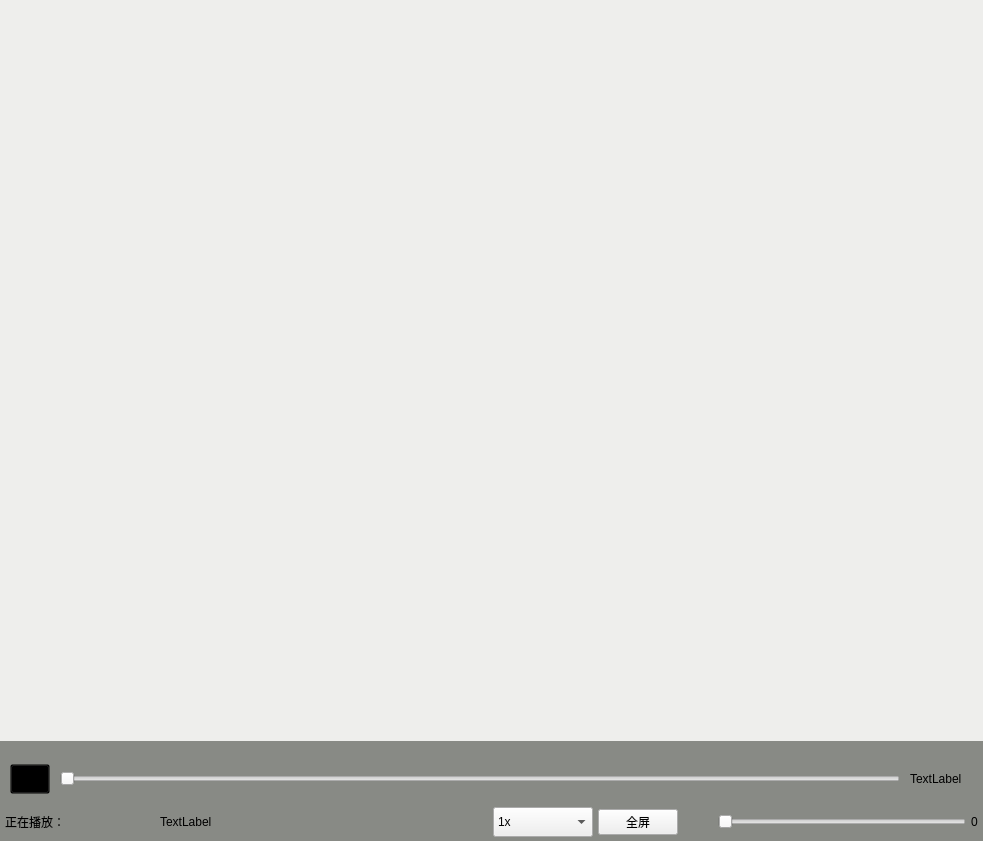
<?xml version="1.0" encoding="UTF-8"?>
<ui version="4.0">
 <class>VideoPlay</class>
 <widget class="QWidget" name="VideoPlay">
  <property name="geometry">
   <rect>
    <x>0</x>
    <y>0</y>
    <width>983</width>
    <height>841</height>
   </rect>
  </property>
  <property name="windowTitle">
   <string>Form</string>
  </property>
  <property name="styleSheet">
   <string notr="true">#VideoPlay{
background-color:rgb(238, 238, 236);
border-radius:5px;
}</string>
  </property>
  <layout class="QVBoxLayout" name="verticalLayout_2">
   <property name="spacing">
    <number>0</number>
   </property>
   <property name="leftMargin">
    <number>0</number>
   </property>
   <property name="topMargin">
    <number>0</number>
   </property>
   <property name="rightMargin">
    <number>0</number>
   </property>
   <property name="bottomMargin">
    <number>0</number>
   </property>
   <item>
    <widget class="QWidget" name="headWidget" native="true">
     <property name="minimumSize">
      <size>
       <width>0</width>
       <height>45</height>
      </size>
     </property>
     <property name="maximumSize">
      <size>
       <width>16777215</width>
       <height>45</height>
      </size>
     </property>
     <layout class="QHBoxLayout" name="horizontalLayout_3">
      <item>
       <spacer name="horizontalSpacer">
        <property name="orientation">
         <enum>Qt::Horizontal</enum>
        </property>
        <property name="sizeHint" stdset="0">
         <size>
          <width>593</width>
          <height>20</height>
         </size>
        </property>
       </spacer>
      </item>
      <item>
       <widget class="QWidget" name="CMWidget" native="true">
        <layout class="QHBoxLayout" name="horizontalLayout_4">
         <item>
          <widget class="QPushButton" name="chMaxBut">
           <property name="minimumSize">
            <size>
             <width>15</width>
             <height>15</height>
            </size>
           </property>
           <property name="maximumSize">
            <size>
             <width>15</width>
             <height>15</height>
            </size>
           </property>
           <property name="styleSheet">
            <string notr="true">#chMaxBut{
background-color:transparent;
border:none;
}
#chMaxBut:pressed{
background-color:rgb(238, 238, 236);
border:none;
}
#chMaxBut:hover{
background-color:rgb(114, 159, 207);
border:none;
}</string>
           </property>
           <property name="text">
            <string/>
           </property>
           <property name="icon">
            <iconset resource="qic.qrc">
             <normaloff>:/qic/svg/ch_max.svg</normaloff>:/qic/svg/ch_max.svg</iconset>
           </property>
           <property name="iconSize">
            <size>
             <width>25</width>
             <height>25</height>
            </size>
           </property>
          </widget>
         </item>
         <item>
          <widget class="QPushButton" name="miniBut">
           <property name="minimumSize">
            <size>
             <width>15</width>
             <height>15</height>
            </size>
           </property>
           <property name="maximumSize">
            <size>
             <width>15</width>
             <height>15</height>
            </size>
           </property>
           <property name="styleSheet">
            <string notr="true">#miniBut{
background-color:transparent;
border:none;
}
#miniBut:pressed{
background-color:rgb(238, 238, 236);
border:none;
}
#miniBut:hover{
background-color:rgb(239, 41, 41);
border:none;
}</string>
           </property>
           <property name="text">
            <string/>
           </property>
           <property name="icon">
            <iconset resource="qic.qrc">
             <normaloff>:/qic/svg/mini.svg</normaloff>:/qic/svg/mini.svg</iconset>
           </property>
           <property name="iconSize">
            <size>
             <width>25</width>
             <height>25</height>
            </size>
           </property>
          </widget>
         </item>
         <item>
          <widget class="QPushButton" name="closeBut">
           <property name="minimumSize">
            <size>
             <width>15</width>
             <height>15</height>
            </size>
           </property>
           <property name="maximumSize">
            <size>
             <width>15</width>
             <height>15</height>
            </size>
           </property>
           <property name="styleSheet">
            <string notr="true">#closeBut{
background-color:transparent;
border:none;
}
#closeBut:pressed{
background-color:rgb(238, 238, 236);
border:none;
}
#closeBut:hover{
background-color:rgb(239, 41, 41);
border:none;
}</string>
           </property>
           <property name="text">
            <string/>
           </property>
           <property name="icon">
            <iconset resource="qic.qrc">
             <normaloff>:/qic/svg/close_black.svg</normaloff>:/qic/svg/close_black.svg</iconset>
           </property>
           <property name="iconSize">
            <size>
             <width>25</width>
             <height>25</height>
            </size>
           </property>
          </widget>
         </item>
        </layout>
       </widget>
      </item>
     </layout>
    </widget>
   </item>
   <item>
    <widget class="QWidget" name="Video" native="true">
     <property name="sizePolicy">
      <sizepolicy hsizetype="Preferred" vsizetype="Expanding">
       <horstretch>0</horstretch>
       <verstretch>0</verstretch>
      </sizepolicy>
     </property>
    </widget>
   </item>
   <item>
    <widget class="QWidget" name="cntWidget" native="true">
     <property name="sizePolicy">
      <sizepolicy hsizetype="Preferred" vsizetype="Minimum">
       <horstretch>0</horstretch>
       <verstretch>0</verstretch>
      </sizepolicy>
     </property>
     <property name="minimumSize">
      <size>
       <width>0</width>
       <height>100</height>
      </size>
     </property>
     <property name="styleSheet">
      <string notr="true">#cntWidget{
background-color:rgb(136, 138, 133);
}</string>
     </property>
     <layout class="QVBoxLayout" name="verticalLayout">
      <property name="spacing">
       <number>10</number>
      </property>
      <property name="leftMargin">
       <number>0</number>
      </property>
      <property name="topMargin">
       <number>0</number>
      </property>
      <property name="rightMargin">
       <number>0</number>
      </property>
      <property name="bottomMargin">
       <number>0</number>
      </property>
      <item>
       <widget class="QWidget" name="progressWidget" native="true">
        <property name="minimumSize">
         <size>
          <width>30</width>
          <height>50</height>
         </size>
        </property>
        <property name="maximumSize">
         <size>
          <width>16777215</width>
          <height>30</height>
         </size>
        </property>
        <layout class="QHBoxLayout" name="horizontalLayout">
         <property name="spacing">
          <number>10</number>
         </property>
         <property name="leftMargin">
          <number>10</number>
         </property>
         <property name="topMargin">
          <number>10</number>
         </property>
         <property name="rightMargin">
          <number>10</number>
         </property>
         <property name="bottomMargin">
          <number>10</number>
         </property>
         <item>
          <widget class="QPushButton" name="btn_pause_keep">
           <property name="minimumSize">
            <size>
             <width>30</width>
             <height>30</height>
            </size>
           </property>
           <property name="styleSheet">
            <string notr="true">#btn_pause_keep{
background-color:transparent;
}</string>
           </property>
           <property name="text">
            <string/>
           </property>
           <property name="icon">
            <iconset resource="qic.qrc">
             <normaloff>:/qic/svg/pause.svg</normaloff>:/qic/svg/pause.svg</iconset>
           </property>
           <property name="iconSize">
            <size>
             <width>20</width>
             <height>20</height>
            </size>
           </property>
          </widget>
         </item>
         <item>
          <widget class="QSlider" name="timeSlider">
           <property name="maximum">
            <number>100</number>
           </property>
           <property name="orientation">
            <enum>Qt::Horizontal</enum>
           </property>
          </widget>
         </item>
         <item>
          <widget class="QLabel" name="label_progress">
           <property name="minimumSize">
            <size>
             <width>63</width>
             <height>0</height>
            </size>
           </property>
           <property name="text">
            <string>TextLabel</string>
           </property>
          </widget>
         </item>
        </layout>
       </widget>
      </item>
      <item>
       <widget class="QWidget" name="otherfuncWidget" native="true">
        <property name="maximumSize">
         <size>
          <width>16777215</width>
          <height>30</height>
         </size>
        </property>
        <property name="styleSheet">
         <string notr="true"/>
        </property>
        <layout class="QHBoxLayout" name="horizontalLayout_2">
         <property name="spacing">
          <number>5</number>
         </property>
         <property name="leftMargin">
          <number>5</number>
         </property>
         <property name="topMargin">
          <number>0</number>
         </property>
         <property name="rightMargin">
          <number>5</number>
         </property>
         <property name="bottomMargin">
          <number>0</number>
         </property>
         <item>
          <widget class="QLabel" name="label_title">
           <property name="styleSheet">
            <string notr="true">min-width:150px;
max-width:200px;</string>
           </property>
           <property name="text">
            <string>正在播放：</string>
           </property>
          </widget>
         </item>
         <item>
          <widget class="QLabel" name="nameLabel">
           <property name="text">
            <string>TextLabel</string>
           </property>
          </widget>
         </item>
         <item>
          <spacer name="horizontalSpacer_4">
           <property name="orientation">
            <enum>Qt::Horizontal</enum>
           </property>
           <property name="sizeHint" stdset="0">
            <size>
             <width>276</width>
             <height>20</height>
            </size>
           </property>
          </spacer>
         </item>
         <item>
          <widget class="QComboBox" name="speedComb">
           <property name="minimumSize">
            <size>
             <width>100</width>
             <height>30</height>
            </size>
           </property>
           <property name="styleSheet">
            <string notr="true"/>
           </property>
           <item>
            <property name="text">
             <string>1x</string>
            </property>
           </item>
           <item>
            <property name="text">
             <string>0.75x</string>
            </property>
           </item>
           <item>
            <property name="text">
             <string>1.5x</string>
            </property>
           </item>
           <item>
            <property name="text">
             <string>2x</string>
            </property>
           </item>
          </widget>
         </item>
         <item>
          <widget class="QPushButton" name="fullscreen_btn">
           <property name="maximumSize">
            <size>
             <width>16777211</width>
             <height>16777215</height>
            </size>
           </property>
           <property name="text">
            <string>全屏</string>
           </property>
          </widget>
         </item>
         <item>
          <widget class="QLabel" name="pic_voice_lab">
           <property name="minimumSize">
            <size>
             <width>30</width>
             <height>30</height>
            </size>
           </property>
           <property name="styleSheet">
            <string notr="true">border-image: url(:/qic/svg/voice_open.svg);</string>
           </property>
           <property name="text">
            <string/>
           </property>
          </widget>
         </item>
         <item>
          <widget class="QSlider" name="voiceSlider">
           <property name="minimumSize">
            <size>
             <width>100</width>
             <height>0</height>
            </size>
           </property>
           <property name="maximum">
            <number>100</number>
           </property>
           <property name="orientation">
            <enum>Qt::Horizontal</enum>
           </property>
          </widget>
         </item>
         <item>
          <widget class="QLabel" name="curVoiceLab">
           <property name="text">
            <string>0</string>
           </property>
          </widget>
         </item>
        </layout>
       </widget>
      </item>
     </layout>
    </widget>
   </item>
  </layout>
 </widget>
 <resources>
  <include location="qic.qrc"/>
 </resources>
 <connections/>
</ui>
